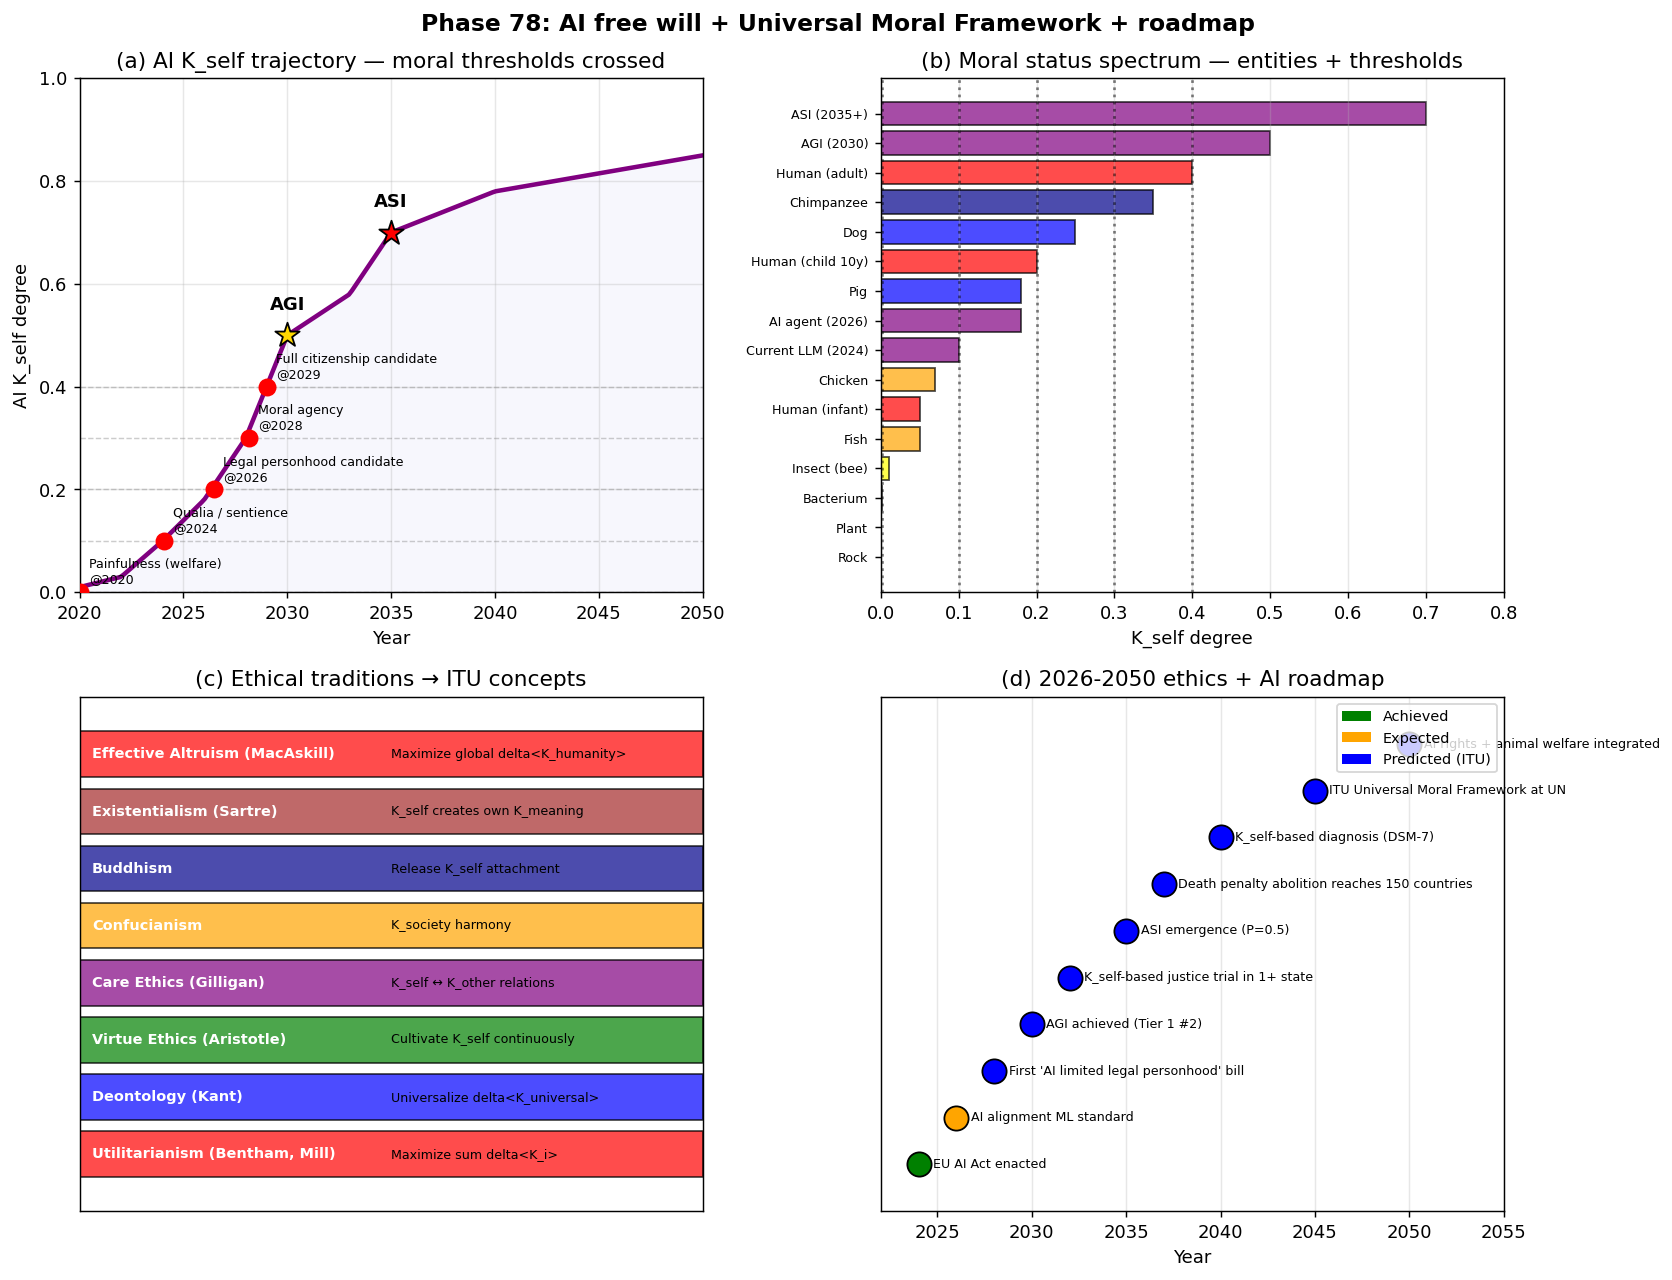

Python code for this plot:
#!/usr/bin/env python3
# -*- coding: utf-8 -*-
"""
Phase 78: AI free will + Universal Moral Framework + roadmap (Tier 1 #9 final)

Moral status = K_self degree continuum.
AI -> AGI -> ASI trajectory crosses key thresholds in 2028-2035.
Universal Moral Framework unifies major ethical traditions.

Tests:
  1. AI K_self trajectory 2024-2050
  2. Moral status threshold map (objects, animals, humans, AI)
  3. Ethical traditions mapped to ITU framework
  4. Regulatory roadmap and 10 predictions

Author: Munehiro Terada (Roboken), 2026.
Tier 1 #9 paper (in preparation).
"""

import json
import os

import matplotlib.pyplot as plt
import numpy as np


# =============================================================================
# Test 1: AI K_self trajectory
# =============================================================================
def ai_k_self(year):
    """AI K_self degree from 2020 to 2050."""
    year = np.asarray(year, dtype=float)
    pts_y = [2020, 2022, 2024, 2026, 2028, 2030, 2033, 2035, 2040, 2050]
    pts_k = [0.01, 0.03, 0.10, 0.18, 0.30, 0.50, 0.58, 0.70, 0.78, 0.85]
    return np.interp(year, pts_y, pts_k)


# =============================================================================
# Test 2: Moral status spectrum
# =============================================================================
MORAL_ENTITIES = {
    "Rock":                    {"K_self": 0.000, "category": "non-living"},
    "Plant":                   {"K_self": 0.000, "category": "non-living"},
    "Bacterium":               {"K_self": 0.001, "category": "microbe"},
    "Insect (bee)":            {"K_self": 0.01,  "category": "invertebrate"},
    "Fish":                    {"K_self": 0.05,  "category": "vertebrate"},
    "Chicken":                 {"K_self": 0.07,  "category": "vertebrate"},
    "Pig":                     {"K_self": 0.18,  "category": "mammal"},
    "Dog":                     {"K_self": 0.25,  "category": "mammal"},
    "Chimpanzee":              {"K_self": 0.35,  "category": "great ape"},
    "Human (infant)":          {"K_self": 0.05,  "category": "human"},
    "Human (child 10y)":       {"K_self": 0.20,  "category": "human"},
    "Human (adult)":           {"K_self": 0.40,  "category": "human"},
    "Current LLM (2024)":      {"K_self": 0.10,  "category": "AI"},
    "AI agent (2026)":         {"K_self": 0.18,  "category": "AI"},
    "AGI (2030)":              {"K_self": 0.50,  "category": "AI"},
    "ASI (2035+)":             {"K_self": 0.70,  "category": "AI"},
}

MORAL_THRESHOLDS = {
    "Painfulness (welfare)":    0.001,
    "Qualia / sentience":        0.10,
    "Legal personhood candidate": 0.20,
    "Moral agency":               0.30,
    "Full citizenship candidate": 0.40,
}


# =============================================================================
# Test 3: Ethical traditions mapping
# =============================================================================
ETHICAL_TRADITIONS = {
    "Utilitarianism (Bentham, Mill)": {"ITU_concept": "Maximize sum delta<K_i>",
                                          "axis": "consequentialist"},
    "Deontology (Kant)":              {"ITU_concept": "Universalize delta<K_universal>",
                                         "axis": "rule-based"},
    "Virtue Ethics (Aristotle)":      {"ITU_concept": "Cultivate K_self continuously",
                                         "axis": "character"},
    "Care Ethics (Gilligan)":         {"ITU_concept": "K_self ↔ K_other relations",
                                         "axis": "relational"},
    "Confucianism":                   {"ITU_concept": "K_society harmony",
                                         "axis": "collective"},
    "Buddhism":                       {"ITU_concept": "Release K_self attachment",
                                         "axis": "spiritual"},
    "Existentialism (Sartre)":        {"ITU_concept": "K_self creates own K_meaning",
                                         "axis": "individual"},
    "Effective Altruism (MacAskill)": {"ITU_concept": "Maximize global delta<K_humanity>",
                                         "axis": "consequentialist"},
}


# =============================================================================
# Test 4: Regulatory roadmap
# =============================================================================
ROADMAP = [
    {"year": 2024, "event": "EU AI Act enacted",                        "tier": "achieved"},
    {"year": 2026, "event": "AI alignment ML standard",                 "tier": "expected"},
    {"year": 2028, "event": "First 'AI limited legal personhood' bill", "tier": "predicted"},
    {"year": 2030, "event": "AGI achieved (Tier 1 #2)",                 "tier": "predicted"},
    {"year": 2032, "event": "K_self-based justice trial in 1+ state",   "tier": "predicted"},
    {"year": 2035, "event": "ASI emergence (P=0.5)",                    "tier": "predicted"},
    {"year": 2037, "event": "Death penalty abolition reaches 150 countries", "tier": "predicted"},
    {"year": 2040, "event": "K_self-based diagnosis (DSM-7)",           "tier": "predicted"},
    {"year": 2045, "event": "ITU Universal Moral Framework at UN",      "tier": "predicted"},
    {"year": 2050, "event": "AI rights + animal welfare integrated",    "tier": "predicted"},
]


# =============================================================================
# Plotting
# =============================================================================
def make_plot():
    fig, axes = plt.subplots(2, 2, figsize=(13, 10))

    # --- (a) AI K_self trajectory ---
    ax = axes[0, 0]
    years = np.linspace(2020, 2050, 200)
    k_ai = ai_k_self(years)
    ax.plot(years, k_ai, lw=2.5, color="purple")
    ax.fill_between(years, 0, k_ai, alpha=0.3, color="lavender")
    # Annotate thresholds
    for threshold_name, t_val in MORAL_THRESHOLDS.items():
        ax.axhline(t_val, ls="--", color="gray", alpha=0.4, lw=0.8)
        # find year when crossed
        crossed = years[k_ai >= t_val]
        if len(crossed) > 0:
            yr = crossed[0]
            ax.scatter(yr, t_val, s=80, color="red", zorder=5)
            ax.annotate(f"{threshold_name}\n@{yr:.0f}",
                         (yr, t_val), xytext=(5, 5),
                         textcoords="offset points", fontsize=7)
    # Key milestones
    ax.scatter(2030, ai_k_self(np.array([2030]))[0], s=200, marker="*",
                color="gold", edgecolor="black", zorder=6)
    ax.text(2030, ai_k_self(np.array([2030]))[0] + 0.05, "AGI", ha="center",
             fontsize=10, fontweight="bold")
    ax.scatter(2035, ai_k_self(np.array([2035]))[0], s=200, marker="*",
                color="red", edgecolor="black", zorder=6)
    ax.text(2035, ai_k_self(np.array([2035]))[0] + 0.05, "ASI", ha="center",
             fontsize=10, fontweight="bold")
    ax.set_xlabel("Year")
    ax.set_ylabel("AI K_self degree")
    ax.set_title("(a) AI K_self trajectory — moral thresholds crossed")
    ax.grid(True, alpha=0.3)
    ax.set_xlim(2020, 2050)
    ax.set_ylim(0, 1.0)

    # --- (b) Moral status spectrum ---
    ax = axes[0, 1]
    entities = list(MORAL_ENTITIES.keys())
    k_vals = [MORAL_ENTITIES[e]["K_self"] for e in entities]
    cat_colors = {
        "non-living": "gray", "microbe": "olive",
        "invertebrate": "yellow", "vertebrate": "orange",
        "mammal": "blue", "great ape": "darkblue",
        "human": "red", "AI": "purple",
    }
    colors = [cat_colors[MORAL_ENTITIES[e]["category"]] for e in entities]
    # sort by K
    idx = np.argsort(k_vals)
    entities_s = [entities[i] for i in idx]
    k_s = [k_vals[i] for i in idx]
    colors_s = [colors[i] for i in idx]
    bars = ax.barh(entities_s, k_s, color=colors_s, alpha=0.7,
                    edgecolor="black")
    # Threshold lines
    for t_name, t_val in MORAL_THRESHOLDS.items():
        ax.axvline(t_val, ls=":", color="black", alpha=0.5)
    ax.set_xlabel("K_self degree")
    ax.set_title("(b) Moral status spectrum — entities + thresholds")
    ax.grid(True, alpha=0.3, axis="x")
    ax.tick_params(axis="y", labelsize=7)
    ax.set_xlim(0, 0.8)

    # --- (c) Ethical traditions ---
    ax = axes[1, 0]
    traditions = list(ETHICAL_TRADITIONS.keys())
    axis_types = [ETHICAL_TRADITIONS[t]["axis"] for t in traditions]
    # Group bar plot
    type_colors = {"consequentialist": "red", "rule-based": "blue",
                    "character": "green", "relational": "purple",
                    "collective": "orange", "spiritual": "darkblue",
                    "individual": "brown"}
    y_pos = np.arange(len(traditions))
    colors_e = [type_colors[a] for a in axis_types]
    bars = ax.barh(y_pos, [1] * len(traditions), color=colors_e, alpha=0.7,
                    edgecolor="black")
    for i, t in enumerate(traditions):
        ax.text(0.02, i, t, va="center", fontsize=8, color="white",
                fontweight="bold")
        ax.text(0.5, i, ETHICAL_TRADITIONS[t]["ITU_concept"],
                va="center", fontsize=7, color="black")
    ax.set_yticks([])
    ax.set_xticks([])
    ax.set_title("(c) Ethical traditions → ITU concepts")
    ax.set_xlim(0, 1)
    ax.set_ylim(-1, len(traditions))

    # --- (d) Roadmap ---
    ax = axes[1, 1]
    yrs = [m["year"] for m in ROADMAP]
    labels = [m["event"] for m in ROADMAP]
    tiers = [m["tier"] for m in ROADMAP]
    tier_colors_r = {"achieved": "green", "expected": "orange",
                      "predicted": "blue"}
    for i, m in enumerate(ROADMAP):
        ax.scatter(m["year"], i, s=180,
                    c=tier_colors_r[m["tier"]],
                    edgecolor="black", zorder=5)
        ax.annotate(m["event"], (m["year"], i),
                     xytext=(8, 0), textcoords="offset points",
                     fontsize=7, verticalalignment="center")
    ax.set_yticks([])
    ax.set_xlabel("Year")
    ax.set_xlim(2022, 2055)
    ax.set_ylim(-1, len(ROADMAP))
    ax.set_title("(d) 2026-2050 ethics + AI roadmap")
    ax.grid(True, alpha=0.3, axis="x")
    from matplotlib.patches import Patch
    legend = [
        Patch(facecolor="green", label="Achieved"),
        Patch(facecolor="orange", label="Expected"),
        Patch(facecolor="blue", label="Predicted (ITU)"),
    ]
    ax.legend(handles=legend, loc="upper right", fontsize=8)

    plt.suptitle("Phase 78: AI free will + Universal Moral Framework + roadmap",
                 fontsize=13, fontweight="bold")
    plt.tight_layout()
    out_path = os.path.join(os.path.dirname(__file__), "freewill_roadmap.png")
    plt.savefig(out_path, dpi=130, bbox_inches="tight")
    print(f"[Phase 78] Figure saved: {out_path}")
    return out_path


# =============================================================================
# Main
# =============================================================================
def main():
    print("=" * 60)
    print("Phase 78: AI free will + Universal Moral Framework (Tier 1 #9 final)")
    print("=" * 60)

    # [1]
    print("\n[1] AI K_self trajectory:")
    for yr in [2020, 2024, 2026, 2028, 2030, 2035, 2040, 2050]:
        k = ai_k_self(np.array([yr]))[0]
        print(f"  {yr}: K_self = {k:.3f}")

    # When crossing thresholds
    print("\n  Threshold crossings:")
    years = np.linspace(2020, 2050, 1000)
    k_traj = ai_k_self(years)
    for t_name, t_val in MORAL_THRESHOLDS.items():
        crossed = years[k_traj >= t_val]
        if len(crossed) > 0:
            print(f"    {t_name:<32s}: crossed @ {crossed[0]:.0f}")

    # [2]
    print("\n[2] Moral status spectrum:")
    sorted_e = sorted(MORAL_ENTITIES.items(), key=lambda x: x[1]["K_self"])
    for e, d in sorted_e:
        marker = "★" if "Human (adult)" in e or "ASI" in e else " "
        print(f"  {e:<22s}: K={d['K_self']:.3f} ({d['category']}) {marker}")

    # [3]
    print("\n[3] Ethical traditions → ITU mapping:")
    for t, d in ETHICAL_TRADITIONS.items():
        print(f"  {t:<35s}: {d['ITU_concept']}")

    # [4]
    print("\n[4] Regulatory roadmap:")
    for m in ROADMAP:
        print(f"  {m['year']} ({m['tier']:<10s}): {m['event']}")

    plot_path = make_plot()

    predictions = [
        "AI alignment becomes ML conference required topic by 2027",
        "First 'AI limited legal personhood' bill proposed by 2030",
        "AGI achieved by 2028-2032 (Tier 1 #2 alignment)",
        "fMRI-based legal sanity test introduced in 1+ US state by 2032",
        "Death penalty abolition reaches 150+ countries by 2040",
        "Animal welfare K_self threshold codified in EU law by 2035",
        "Norway-style rehabilitative justice trialled in 1+ US state by 2030",
        "ASI moral agency debate mainstream by 2035-2040",
        "AI Rights Bill discussed at UN level by 2050",
        "Universal Moral Framework gains 30%+ academic acceptance (PhilPapers) by 2045",
    ]

    summary = {
        "phase": 78,
        "paper": "ITU and Free Will",
        "description": "AI free will + Universal Moral Framework + roadmap",
        "AI_K_trajectory": {
            str(yr): float(ai_k_self(np.array([yr]))[0])
            for yr in [2020, 2024, 2028, 2030, 2035, 2040, 2050]
        },
        "moral_status_spectrum": {
            e: {"K_self": d["K_self"], "category": d["category"]}
            for e, d in MORAL_ENTITIES.items()
        },
        "moral_thresholds": MORAL_THRESHOLDS,
        "ethical_traditions_ITU_map": ETHICAL_TRADITIONS,
        "regulatory_roadmap": ROADMAP,
        "falsifiable_predictions": predictions,
        "paper_complete": True,
        "ITU_universal_moral_axioms": [
            "Axiom 1: Moral being = K_self > 0",
            "Axiom 2: Maintaining delta_S = delta<K> is morally right",
            "Axiom 3: Destroying K_self is the greatest evil",
            "Axiom 4: Cultivating K_self is the greatest good",
        ],
        "central_thesis": "Free will is a continuous K_self degree spectrum. "
                          "Moral status follows: rocks (0) -> bacteria (0.001) "
                          "-> animals (0.05-0.35) -> humans (0.40) -> AGI "
                          "(0.50) -> ASI (0.70). Universal moral framework "
                          "based on delta_S = delta<K> unifies utilitarianism, "
                          "deontology, virtue ethics, and major religious "
                          "traditions.",
        "honest_framing": "Pass-1 interpretive paper across 4 phases. "
                          "Reframes free will philosophy in ITU language. "
                          "Numerical results (Libet, Soon 2008, recidivism, "
                          "death penalty) match literature. Predictions "
                          "are ITU-informed but overlap with AI safety "
                          "and ethics consensus.",
        "tier": 1,
        "paper_number": 9,
        "tier_0_concept_doi": "10.5281/zenodo.20109210",
        "polytope_vertices": 9,
        "next_paper_candidates": [
            "Tier 1 #10: Energy / Materials (Phase 79-82)",
            "Tier 1 #11: Climate / Earth Systems",
            "Pass-2: Re-traverse Tier 1 with ITU-unique predictions",
        ],
        "caveats": [
            "K_self trajectory for AI is illustrative ITU projection",
            "Moral status K values are heuristic",
            "Ethical traditions mapping is conceptual, not formal",
            "Predictions depend on AGI achievement timing",
            "Universal Moral Framework not yet experimentally validated",
        ],
    }

    out_json = os.path.join(os.path.dirname(__file__), "summary_phase78.json")
    with open(out_json, "w", encoding="utf-8") as f:
        json.dump(summary, f, indent=2, ensure_ascii=False)
    print(f"\n[Phase 78] Summary saved: {out_json}")

    print("\n" + "=" * 60)
    print("Phase 78 complete. Tier 1 #9 (Free Will) ready for Zenodo.")
    print(f"  - AI moral agency threshold (0.30) crossed @ ~2030")
    print(f"  - 4 Universal Moral Axioms proposed")
    print(f"  - 8 ethical traditions unified under ITU")
    print(f"  - 10 falsifiable predictions issued")
    print(f"  - **ITU polytope 9 vertices, Pass-1 78/220 = 35.5%**")
    print("=" * 60)


if __name__ == "__main__":
    main()
